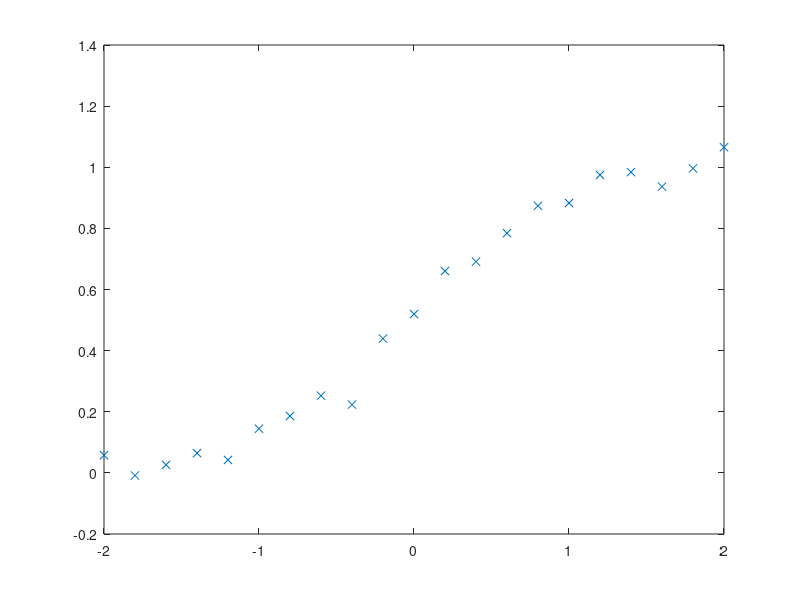

MATLAB code to generate this figure: (Note: this script raises an error after producing the figure.)
% Example of univariate case
clear all; close all;
k = 3;      % B-spline's order: 2-linear, 3-quadratic, 4-cubic, 5-quartic
npp = 16;   % number of piecewise polynomials, should <= length(x)-k+1
            % It could be less than the number of data points.

% Construct an example
%%x = linspace(0,2*pi,51)';
%%y = cos(x) + .2*(rand(size(x))-.5);
x = [-2:0.2:2]';
y = 1 - 0.5*erfc(x); %%%
y = y + .15*(rand(size(x))-.5);  % add some noise
plot(x,y,'x');
hold on

% Least square fitting using B-spline. In this example, we let the 
% toolbox determines the knot sequences for us. See also MATLAB's
% Spline Toolbox for other choices.
sp = spap2(npp,k,x,y);   % least squares approximation
fnplt(sp,'b--')          % function plot

% Extract the information of resulting B-spline
[coefs,knots] = fnbrk(sp, 'coefs', 'knots');
C = spcol(knots, k, x);  % obtain collocation matrix
xx = aveknt(knots,k)';   % get the site locations
nc = size(xx,1);         % number of sites (should equal to npp+k-1)

% Check correctness
eps = 1e-6;
p = C\y; % QR sol'n
collocation_matrix_construction_is_ok = ...
  norm(coefs(:) - p) < eps

%%% % Formulate convex fitting problem as convex quadratic programming 
%%% % with linear inequality contraints
%%% cvx_quiet(true);
%%% cvx_begin
%%%   variable p(nc);
%%%   minimize( norm(C*p - y));
%%%   subject to
%%%     for i=2:nc-1
%%%       % Enforce second divided difference >= 0
%%%       (p(i+1) - p(i))/(xx(i+1) - xx(i)) >= (p(i) - p(i-1))/(xx(i) - xx(i-1));
%%%     end
%%% cvx_end
%%% 
%%% %plot(xx,p,'o');

%%% sp2 = spmak(knots,p,size(p')); % construct the cvx B-spline
sp2 = spmono1d(knots, k, x, y);
fnplt(sp2,'r');
plot(xx,p,'ko')
%xlabel('x value','FontWeight','bold');
%ylabel('y value','FontWeight','bold');
legend('data points','Fitting by spap2','Fitting by spcvx')
%title('Convex Fitting','FontSize',12,'FontWeight','bold')
hold off

%% Check 
%% resulting_B_spline_is_convex = ...
%%  isempty(find(diff(diff(fnval(sp2,xx))./diff(xx))' < 0))
